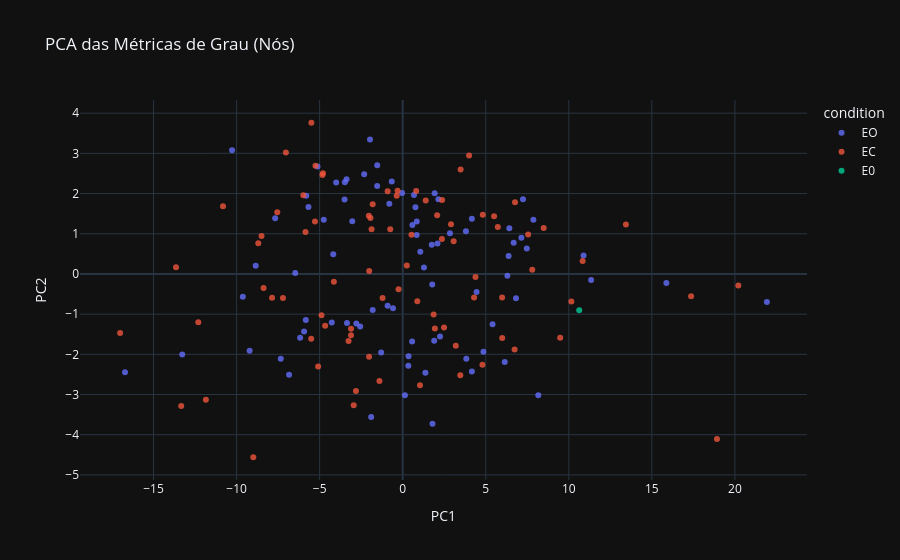

Notebook cell for this chart:
### Code cell
pca_degree = plot_pca_features(
    df_dataset, # Replace with df_dataset if that's your variable name
    NODE_FEATURES_BY_TYPE["degree"],
    title="PCA das Métricas de Grau (Nós)"
)
